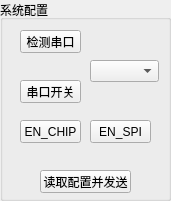
   <widget class="QGroupBox" name="groupBox_8">
    <property name="geometry">
     <rect>
      <x>800</x>
      <y>110</y>
      <width>171</width>
      <height>201</height>
     </rect>
    </property>
    <property name="title">
     <string>系统配置</string>
    </property>
    <widget class="QPushButton" name="btnDect">
     <property name="geometry">
      <rect>
       <x>20</x>
       <y>30</y>
       <width>61</width>
       <height>23</height>
      </rect>
     </property>
     <property name="text">
      <string>检测串口</string>
     </property>
    </widget>
    <widget class="QPushButton" name="btnOpen">
     <property name="geometry">
      <rect>
       <x>20</x>
       <y>80</y>
       <width>61</width>
       <height>23</height>
      </rect>
     </property>
     <property name="text">
      <string>串口开关</string>
     </property>
    </widget>
    <widget class="QPushButton" name="btnSend">
     <property name="geometry">
      <rect>
       <x>40</x>
       <y>170</y>
       <width>91</width>
       <height>23</height>
      </rect>
     </property>
     <property name="text">
      <string>读取配置并发送</string>
     </property>
    </widget>
    <widget class="QComboBox" name="cbxComPort">
     <property name="geometry">
      <rect>
       <x>90</x>
       <y>60</y>
       <width>69</width>
       <height>22</height>
      </rect>
     </property>
     <property name="currentText">
      <string/>
     </property>
    </widget>
    <widget class="QPushButton" name="btnEnChip">
     <property name="geometry">
      <rect>
       <x>20</x>
       <y>120</y>
       <width>61</width>
       <height>23</height>
      </rect>
     </property>
     <property name="text">
      <string>EN_CHIP</string>
     </property>
    </widget>
    <widget class="QPushButton" name="btnEnSPI">
     <property name="geometry">
      <rect>
       <x>90</x>
       <y>120</y>
       <width>61</width>
       <height>23</height>
      </rect>
     </property>
     <property name="text">
      <string>EN_SPI</string>
     </property>
    </widget>
   </widget>
